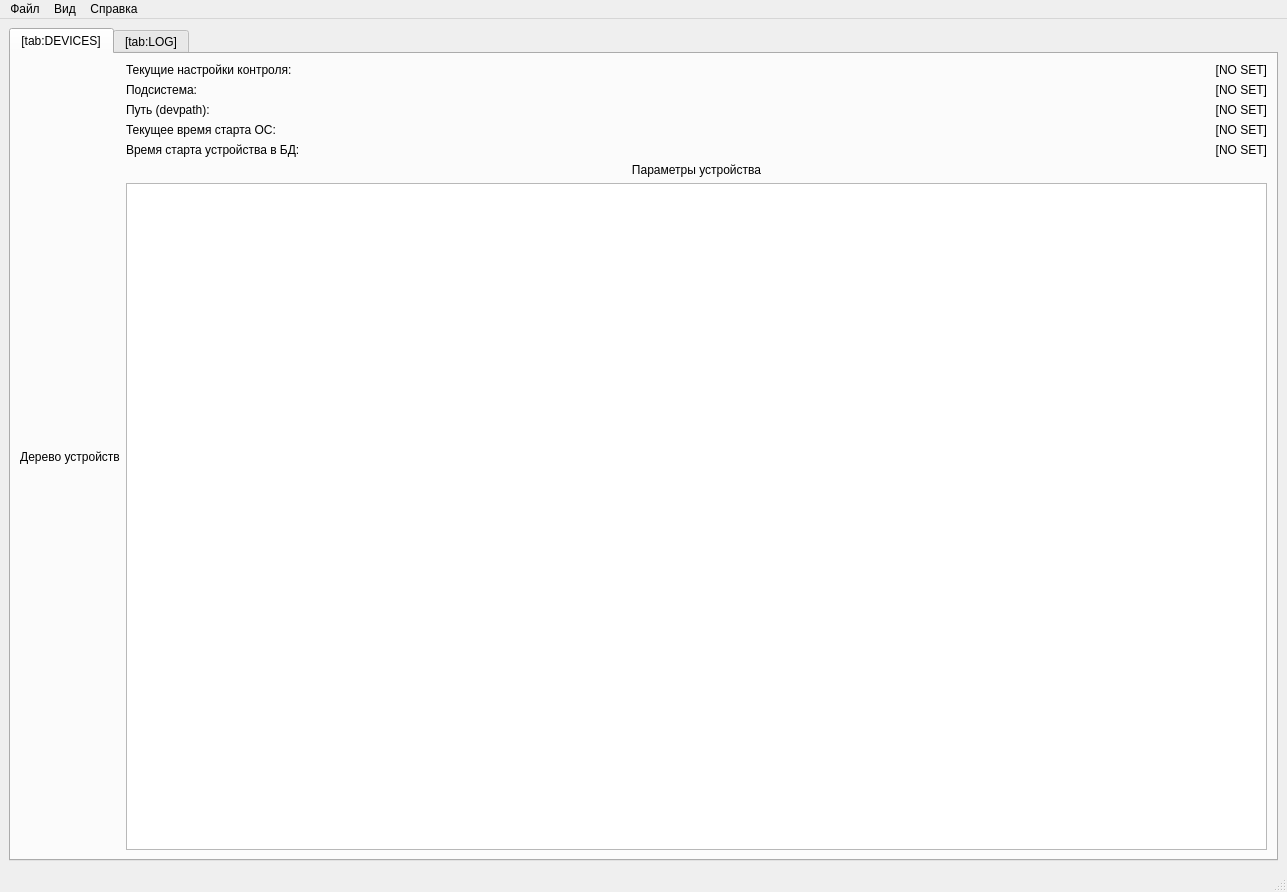
<?xml version="1.0" encoding="UTF-8"?>
<ui version="4.0">
 <class>MainWindow</class>
 <widget class="QMainWindow" name="MainWindow">
  <property name="geometry">
   <rect>
    <x>0</x>
    <y>0</y>
    <width>1287</width>
    <height>892</height>
   </rect>
  </property>
  <property name="windowTitle">
   <string>Free Integrity Control</string>
  </property>
  <property name="windowIcon">
   <iconset resource="resources.qrc">
    <normaloff>:/fic/FIC.jpg</normaloff>:/fic/FIC.jpg</iconset>
  </property>
  <widget class="QWidget" name="centralwidget">
   <layout class="QVBoxLayout" name="verticalLayout">
    <item>
     <widget class="QTabWidget" name="tab_modules">
      <property name="currentIndex">
       <number>0</number>
      </property>
      <widget class="QWidget" name="tab_module_DC">
       <attribute name="title">
        <string>[tab:DEVICES]</string>
       </attribute>
       <layout class="QGridLayout" name="gridLayout_3">
        <item row="0" column="1">
         <layout class="QGridLayout" name="gridLayoutListView">
          <item row="2" column="0">
           <widget class="QLabel" name="deviceParamListViewLabel">
            <property name="text">
             <string>Параметры устройства</string>
            </property>
            <property name="alignment">
             <set>Qt::AlignmentFlag::AlignCenter</set>
            </property>
           </widget>
          </item>
          <item row="3" column="0">
           <widget class="QListView" name="deviceParamListView"/>
          </item>
          <item row="1" column="0">
           <layout class="QGridLayout" name="gridLayout_7">
            <item row="1" column="1">
             <layout class="QGridLayout" name="gridLayout_8">
              <item row="0" column="0">
               <widget class="QLabel" name="subsystemLabel">
                <property name="layoutDirection">
                 <enum>Qt::LayoutDirection::LeftToRight</enum>
                </property>
                <property name="text">
                 <string>[NO SET]</string>
                </property>
                <property name="alignment">
                 <set>Qt::AlignmentFlag::AlignRight|Qt::AlignmentFlag::AlignTrailing|Qt::AlignmentFlag::AlignVCenter</set>
                </property>
               </widget>
              </item>
             </layout>
            </item>
            <item row="0" column="1">
             <layout class="QGridLayout" name="gridLayout_11">
              <item row="0" column="0">
               <widget class="QLabel" name="controlLevelLabel">
                <property name="text">
                 <string>[NO SET]</string>
                </property>
                <property name="alignment">
                 <set>Qt::AlignmentFlag::AlignRight|Qt::AlignmentFlag::AlignTrailing|Qt::AlignmentFlag::AlignVCenter</set>
                </property>
               </widget>
              </item>
             </layout>
            </item>
            <item row="1" column="0">
             <layout class="QGridLayout" name="gridLayout_9">
              <item row="0" column="0">
               <widget class="QLabel" name="label_2">
                <property name="text">
                 <string>Подсистема:</string>
                </property>
               </widget>
              </item>
             </layout>
            </item>
            <item row="2" column="0">
             <layout class="QGridLayout" name="gridLayout_5">
              <item row="0" column="0">
               <widget class="QLabel" name="label">
                <property name="text">
                 <string>Путь (devpath):</string>
                </property>
               </widget>
              </item>
             </layout>
            </item>
            <item row="2" column="1">
             <layout class="QGridLayout" name="gridLayout_6">
              <item row="0" column="0">
               <widget class="QLabel" name="devpathLabel">
                <property name="text">
                 <string>[NO SET]</string>
                </property>
                <property name="alignment">
                 <set>Qt::AlignmentFlag::AlignRight|Qt::AlignmentFlag::AlignTrailing|Qt::AlignmentFlag::AlignVCenter</set>
                </property>
               </widget>
              </item>
             </layout>
            </item>
            <item row="0" column="0">
             <layout class="QGridLayout" name="gridLayout_10">
              <item row="0" column="0">
               <widget class="QLabel" name="label_4">
                <property name="text">
                 <string>Текущие настройки контроля:</string>
                </property>
               </widget>
              </item>
             </layout>
            </item>
            <item row="3" column="0">
             <widget class="QLabel" name="label_currentBootTime">
              <property name="text">
               <string>Текущее время старта ОС:</string>
              </property>
             </widget>
            </item>
            <item row="3" column="1">
             <widget class="QLabel" name="currentBootTimeLabel">
              <property name="text">
               <string>[NO SET]</string>
              </property>
              <property name="alignment">
               <set>Qt::AlignmentFlag::AlignRight|Qt::AlignmentFlag::AlignTrailing|Qt::AlignmentFlag::AlignVCenter</set>
              </property>
             </widget>
            </item>
            <item row="4" column="0">
             <widget class="QLabel" name="label_deviceBootTime">
              <property name="text">
               <string>Время старта устройства в БД:</string>
              </property>
             </widget>
            </item>
            <item row="4" column="1">
             <widget class="QLabel" name="deviceBootTimeLabel">
              <property name="text">
               <string>[NO SET]</string>
              </property>
              <property name="alignment">
               <set>Qt::AlignmentFlag::AlignRight|Qt::AlignmentFlag::AlignTrailing|Qt::AlignmentFlag::AlignVCenter</set>
              </property>
             </widget>
            </item>
           </layout>
          </item>
         </layout>
        </item>
        <item row="0" column="0">
         <layout class="QGridLayout" name="gridLayoutTreeViewWrapper">
          <item row="0" column="0">
           <widget class="QLabel" name="directoryTreeViewLable">
            <property name="text">
             <string>Дерево устройств</string>
            </property>
            <property name="alignment">
             <set>Qt::AlignmentFlag::AlignCenter</set>
            </property>
           </widget>
          </item>
          <item row="1" column="0">
           <layout class="QGridLayout" name="gridLayoutTreeView"/>
          </item>
         </layout>
        </item>
       </layout>
      </widget>
      <widget class="QWidget" name="tab_module_LOG">
       <attribute name="title">
        <string>[tab:LOG]</string>
       </attribute>
       <layout class="QVBoxLayout" name="verticalLayout_logs">
        <item>
         <layout class="QHBoxLayout" name="horizontalLayout_toolbar">
          <item>
           <widget class="QLabel" name="label_log_level">
            <property name="text">
             <string>Уровень логов:</string>
            </property>
           </widget>
          </item>
          <item>
           <widget class="QComboBox" name="combo_log_level">
            <item>
             <property name="text">
              <string>Все уровни</string>
             </property>
            </item>
            <item>
             <property name="text">
              <string>TRACE</string>
             </property>
            </item>
            <item>
             <property name="text">
              <string>DEBUG</string>
             </property>
            </item>
            <item>
             <property name="text">
              <string>INFO</string>
             </property>
            </item>
            <item>
             <property name="text">
              <string>WARN</string>
             </property>
            </item>
            <item>
             <property name="text">
              <string>ERROR</string>
             </property>
            </item>
            <item>
             <property name="text">
              <string>FATAL</string>
             </property>
            </item>
           </widget>
          </item>
          <item>
           <widget class="QLabel" name="label_log_type">
            <property name="text">
             <string>Тип</string>
            </property>
           </widget>
          </item>
          <item>
           <widget class="QComboBox" name="comboBox">
            <item>
             <property name="text">
              <string>База Данных</string>
             </property>
            </item>
            <item>
             <property name="text">
              <string>Устройства</string>
             </property>
            </item>
            <item>
             <property name="text">
              <string>Не классифицированные</string>
             </property>
            </item>
           </widget>
          </item>
          <item>
           <spacer name="horizontalSpacer_2">
            <property name="orientation">
             <enum>Qt::Orientation::Horizontal</enum>
            </property>
            <property name="sizeHint" stdset="0">
             <size>
              <width>40</width>
              <height>20</height>
             </size>
            </property>
           </spacer>
          </item>
          <item>
           <widget class="QLabel" name="label_log_search">
            <property name="text">
             <string>Поиск:</string>
            </property>
           </widget>
          </item>
          <item>
           <widget class="QLineEdit" name="lineEdit_search">
            <property name="placeholderText">
             <string>Введите текст для поиска...</string>
            </property>
           </widget>
          </item>
          <item>
           <spacer name="horizontalSpacer">
            <property name="orientation">
             <enum>Qt::Orientation::Horizontal</enum>
            </property>
            <property name="sizeHint" stdset="0">
             <size>
              <width>20</width>
              <height>20</height>
             </size>
            </property>
           </spacer>
          </item>
          <item>
           <widget class="QCheckBox" name="checkBox_autoscroll">
            <property name="text">
             <string>Автопрокрутка</string>
            </property>
            <property name="checked">
             <bool>true</bool>
            </property>
           </widget>
          </item>
          <item>
           <widget class="QCheckBox" name="checkBox_wordwrap">
            <property name="text">
             <string>Перенос строк</string>
            </property>
            <property name="checked">
             <bool>true</bool>
            </property>
           </widget>
          </item>
          <item>
           <widget class="QPushButton" name="btn_refresh_logs">
            <property name="text">
             <string>Обновить</string>
            </property>
           </widget>
          </item>
          <item>
           <widget class="QPushButton" name="btn_clear_logs">
            <property name="text">
             <string>Очистить</string>
            </property>
           </widget>
          </item>
          <item>
           <widget class="QPushButton" name="btn_export_logs">
            <property name="text">
             <string>Экспорт</string>
            </property>
           </widget>
          </item>
         </layout>
        </item>
        <item>
         <widget class="QTextBrowser" name="textBrowser_logs">
          <property name="font">
           <font>
            <family>Monospace</family>
            <pointsize>9</pointsize>
           </font>
          </property>
         </widget>
        </item>
        <item>
         <layout class="QHBoxLayout" name="horizontalLayout_status">
          <item>
           <widget class="QLabel" name="label_log_count">
            <property name="text">
             <string>Сообщений: 0</string>
            </property>
           </widget>
          </item>
          <item>
           <widget class="QLabel" name="label_log_size">
            <property name="text">
             <string>Размер: 0 KB</string>
            </property>
           </widget>
          </item>
          <item>
           <widget class="QLabel" name="label_last_update">
            <property name="text">
             <string>Обновлено: никогда</string>
            </property>
           </widget>
          </item>
          <item>
           <spacer name="horizontalSpacer_3">
            <property name="orientation">
             <enum>Qt::Orientation::Horizontal</enum>
            </property>
            <property name="sizeHint" stdset="0">
             <size>
              <width>40</width>
              <height>20</height>
             </size>
            </property>
           </spacer>
          </item>
          <item>
           <widget class="QCheckBox" name="checkBox_pause">
            <property name="text">
             <string>Пауза</string>
            </property>
           </widget>
          </item>
         </layout>
        </item>
       </layout>
      </widget>
     </widget>
    </item>
   </layout>
  </widget>
  <widget class="QMenuBar" name="menubar">
   <property name="geometry">
    <rect>
     <x>0</x>
     <y>0</y>
     <width>1287</width>
     <height>32</height>
    </rect>
   </property>
   <widget class="QMenu" name="menu">
    <property name="title">
     <string>Файл</string>
    </property>
    <addaction name="action_settings"/>
    <addaction name="separator"/>
    <addaction name="action_exit"/>
   </widget>
   <widget class="QMenu" name="menu_2">
    <property name="title">
     <string>Вид</string>
    </property>
    <addaction name="action_fullscreen"/>
   </widget>
   <widget class="QMenu" name="menu_3">
    <property name="title">
     <string>Справка</string>
    </property>
    <addaction name="action_about"/>
   </widget>
   <addaction name="menu"/>
   <addaction name="menu_2"/>
   <addaction name="menu_3"/>
  </widget>
  <widget class="QStatusBar" name="statusbar"/>
  <action name="action_settings">
   <property name="text">
    <string>Настройки</string>
   </property>
  </action>
  <action name="action_exit">
   <property name="text">
    <string>Выход</string>
   </property>
  </action>
  <action name="action_fullscreen">
   <property name="checkable">
    <bool>true</bool>
   </property>
   <property name="text">
    <string>Полный экран</string>
   </property>
  </action>
  <action name="action_about">
   <property name="text">
    <string>О программе</string>
   </property>
  </action>
  <action name="action_refresh">
   <property name="text">
    <string>Обновить</string>
   </property>
   <property name="toolTip">
    <string>Обновить данные</string>
   </property>
  </action>
  <action name="action_export">
   <property name="text">
    <string>Экспорт</string>
   </property>
   <property name="toolTip">
    <string>Экспорт данных</string>
   </property>
  </action>
 </widget>
 <resources/>
 <connections/>
 <resources>
  <include location="resources.qrc"/>
 </resources>
</ui>
